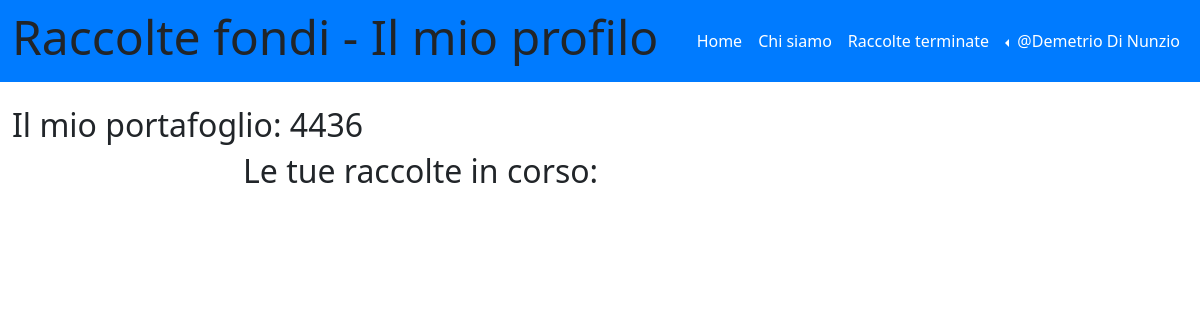
Page /le_mie_raccolte (signed in) on the earlier database version.
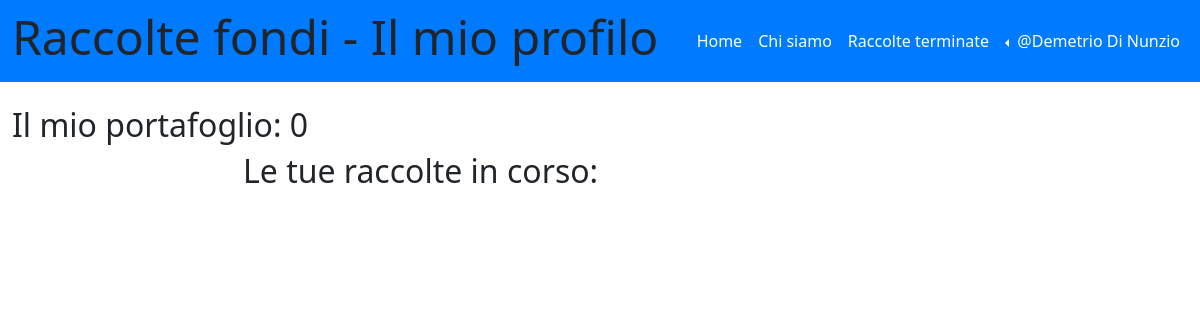
Same page on the later database version.
### tables this page shows
CREATE TABLE "utenti" (
	"id_utente"	INTEGER NOT NULL UNIQUE,
	"email"	TEXT NOT NULL UNIQUE,
	"password"	TEXT NOT NULL UNIQUE,
	"nome"	TEXT NOT NULL,
	"cognome"	TEXT NOT NULL,
	"immagine_utente"	TEXT,
	"portafoglio"	NUMERIC,
	PRIMARY KEY("id_utente" AUTOINCREMENT)
);

### app.py (the view)
@app.route('/le_mie_raccolte')
@login_required
def le_mie_raccolte():
    id_utente = current_user.id_utente
    raccolte_utente_db = raccolte_dao.get_raccolta_by_id_utente(id_utente)
    return render_template('le_mie_raccolte.html', raccolte_utente = raccolte_utente_db)

### app.py (called while the page is built)
@app.before_request
def update_before_request():
    app.logger.info('Inizio update_status_e_portafoglio')
    try:
        raccolte_dao.update_status_e_portafoglio()
        app.logger.info('Fine update_status_e_portafoglio')
    except Exception as e:
        print('Error during update:', str(e))

@login_manager.user_loader
def load_user(user_id):
    db_user = utenti_dao.get_user_by_id(user_id)
    if db_user is not None:
        user = User(id_utente=db_user['id_utente'], nome=db_user['nome'], cognome=db_user['cognome'], email=db_user['email'], password=db_user['password'], immagine_utente=db_user['immagine_utente'], portafoglio=db_user['portafoglio'])
    else:
        user = None
    return user

### raccolte_dao.py (called while the page is built)
def get_raccolta_by_id_utente(id_utente):
    conn = sqlite3.connect('db/raccolte_fondi.db')
    conn.row_factory = sqlite3.Row
    cursor = conn.cursor()
    sql = 'SELECT * FROM raccolte WHERE raccolte.organizzatore_raccolta = ?'
    cursor.execute(sql, (id_utente,))
    raccolte_utente = cursor.fetchall()
    cursor.close()
    conn.close()
    return raccolte_utente

### templates/le_mie_raccolte.html (shortened to what this page needs)
{% extends "base.html" %}
{% block page_name%}Il mio profilo{%endblock%}
{% block content %}
{% if current_user.is_authenticated %}
<h2>Il mio portafoglio: {{ current_user.portafoglio }}</h2>
<main class="col-lg-9 col-md-12">
    <div class="container">
        <div class="row">
            <div class="col-3">
            </div>
            <div class="col-9">
                <h2>Le tue raccolte in corso:</h2>
            </div>
        </div>
    </div>
</main>
{% else %}
<h1>Devi essere autenticato per visualizzare le tue raccolte fondi.</h1>
{% endif %}
{% endblock %}

### templates/base.html (shortened to what this page needs)
<!doctype html>
<html lang="en">
<head>
  <link href="https://cdn.jsdelivr.net/npm/bootstrap@5.3.2/dist/css/bootstrap.min.css" rel="stylesheet"
>
  <link rel="stylesheet" href="https://cdn.jsdelivr.net/npm/bootstrap-icons@1.11.2/font/bootstrap-icons.min.css">
  <link rel="stylesheet" href="{{ url_for('static', filename='style.css') }}">
</head>
<body>
  <header id="myheader">
    <nav class="navbar navbar-dark navbar-expand-lg mynavbar">
      <div class="container-fluid">
        <h1 class="display-5">Raccolte fondi - {% block page_name %}{% endblock %}</h1>
        <div class="collapse navbar-collapse" id="navbarSupportedContent">
          <ul class="navbar-nav ms-auto">
            <li class="nav-item">
              <a class="nav-link {%block home_active%}{% endblock %}" aria-current="page" href="/">Home</a>
            </li>
            <li class="nav-item">
              <a class="nav-link {%block about_active%}{% endblock %}" href="{{ url_for('about') }}">Chi siamo</a>
            </li>
            <li class="nav-item">
                <a class="nav-link {%block raccolte_terminate_active%}{% endblock %}" href="{{ url_for('raccolte_terminate') }}">Raccolte terminate</a>
              </li>
            {% if current_user.is_authenticated %}
            <li class="nav-item dropdown dropstart">
              <a class="nav-link dropdown-toggle" href="#" role="button" data-bs-toggle="dropdown"
                aria-expanded="false">
                @{{current_user.nome}} {{current_user.cognome}}
              </a>
            </li>
            {% else %}
            <li class="nav-item">
              <a class="nav-link {%block signup_active%}{% endblock %}" aria-current="page"
                href="{{ url_for('iscriviti') }}">Registrati</a>
            </li>
            {% endif %}
          </ul>
        </div>
      </div>
    </nav>
  </header>
  <div class="container-fluid mt-4">
    <div class="row">
      {%block content %}{% endblock %}
    </div>
  </div>
</body>
</html>

Differences in the rows shown:
changed utenti "Demetrio": portafoglio "4436" → "0"
